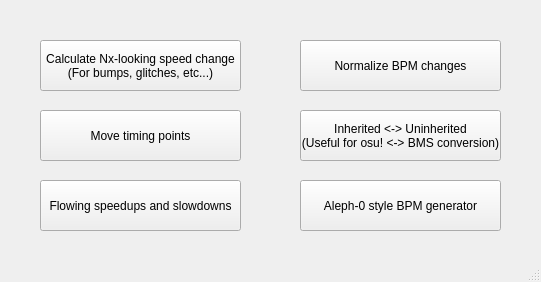
<?xml version="1.0" encoding="UTF-8"?>
<ui version="4.0">
 <class>osuSVToolClass</class>
 <widget class="QMainWindow" name="osuSVToolClass">
  <property name="geometry">
   <rect>
    <x>0</x>
    <y>0</y>
    <width>541</width>
    <height>282</height>
   </rect>
  </property>
  <property name="windowTitle">
   <string>osuSVTool</string>
  </property>
  <widget class="QWidget" name="centralWidget">
   <widget class="QPushButton" name="NxSpeedChange">
    <property name="geometry">
     <rect>
      <x>40</x>
      <y>40</y>
      <width>201</width>
      <height>51</height>
     </rect>
    </property>
    <property name="text">
     <string>Calculate Nx-looking speed change
(For bumps, glitches, etc...)</string>
    </property>
   </widget>
   <widget class="QPushButton" name="BPMNormalize">
    <property name="geometry">
     <rect>
      <x>300</x>
      <y>40</y>
      <width>201</width>
      <height>51</height>
     </rect>
    </property>
    <property name="text">
     <string>Normalize BPM changes</string>
    </property>
   </widget>
   <widget class="QPushButton" name="MoveTimingPoints">
    <property name="geometry">
     <rect>
      <x>40</x>
      <y>110</y>
      <width>201</width>
      <height>51</height>
     </rect>
    </property>
    <property name="text">
     <string>Move timing points</string>
    </property>
   </widget>
   <widget class="QPushButton" name="InheritUninherit">
    <property name="geometry">
     <rect>
      <x>300</x>
      <y>110</y>
      <width>201</width>
      <height>51</height>
     </rect>
    </property>
    <property name="text">
     <string>Inherited &lt;-&gt; Uninherited
(Useful for osu! &lt;-&gt; BMS conversion)</string>
    </property>
   </widget>
   <widget class="QPushButton" name="FlowingSpeedChanges">
    <property name="geometry">
     <rect>
      <x>40</x>
      <y>180</y>
      <width>201</width>
      <height>51</height>
     </rect>
    </property>
    <property name="text">
     <string>Flowing speedups and slowdowns</string>
    </property>
   </widget>
   <widget class="QPushButton" name="BPMGen">
    <property name="geometry">
     <rect>
      <x>300</x>
      <y>180</y>
      <width>201</width>
      <height>51</height>
     </rect>
    </property>
    <property name="text">
     <string>Aleph-0 style BPM generator</string>
    </property>
   </widget>
  </widget>
  <widget class="QStatusBar" name="statusBar"/>
 </widget>
 <layoutdefault spacing="6" margin="11"/>
 <resources>
  <include location="osuSVTool.qrc"/>
 </resources>
 <connections/>
</ui>
